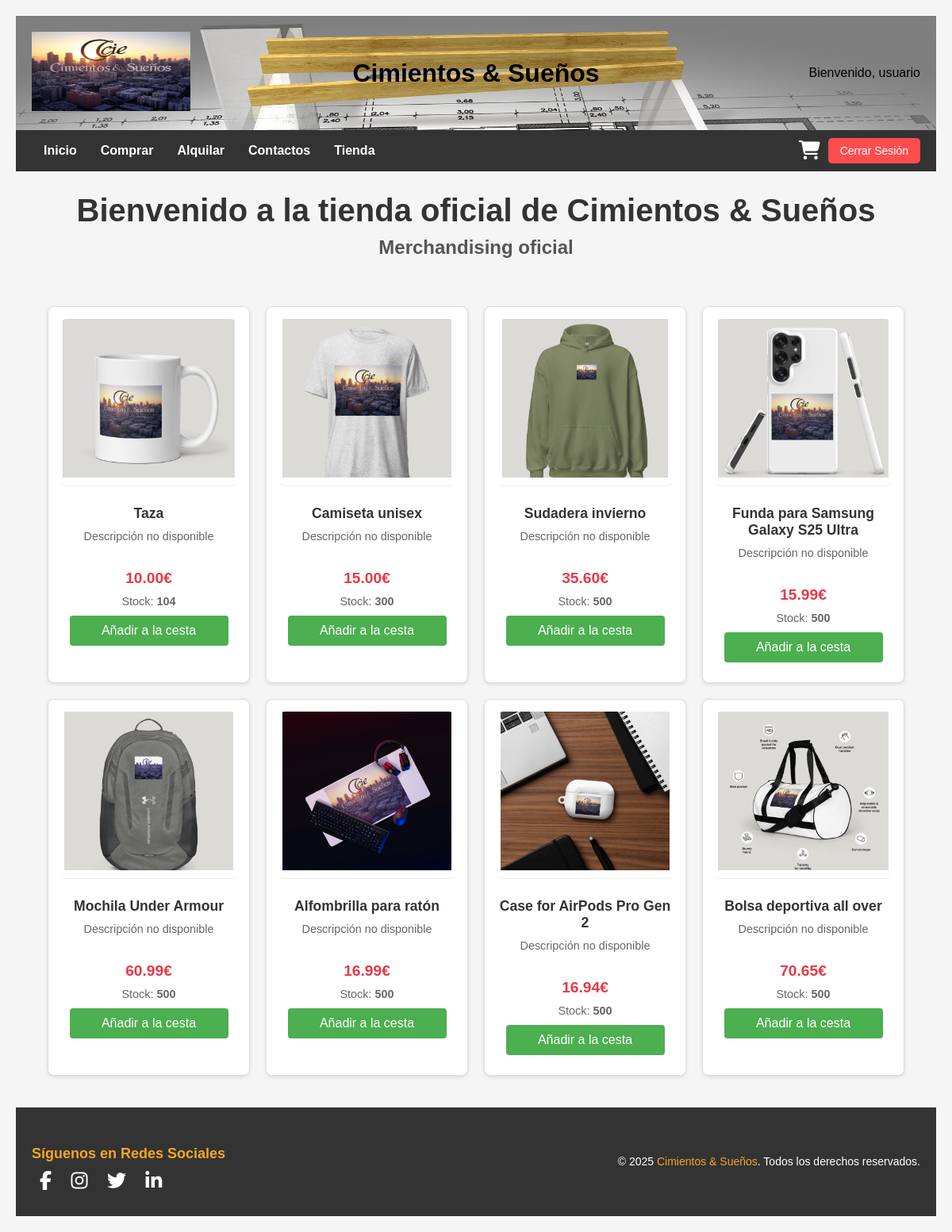
Screenshot of /tienda.php (signed in) with the database file from the repository.
### tables this page shows
CREATE TABLE IF NOT EXISTS `productos` (
  `id` int NOT NULL AUTO_INCREMENT,
  `nombre` varchar(255) NOT NULL,
  `foto` varchar(255) NOT NULL,
  `stock` int NOT NULL,
  `precio` decimal(10,2) DEFAULT NULL,
  `description` varchar(255) DEFAULT NULL,
  PRIMARY KEY (`id`)
);

### tienda.php (called while the page is built, shortened)
<?php
include "cabezera.php";
include "menu_tienda.php";
include "cont_tienda.php";
include "pie.php";
?>

### cont_tienda.php (the view, shortened to what this page needs)
<?php
include 'conexion.php';
$query = "SELECT * FROM productos";
$result = mysqli_query($conexion, $query);
?>
<!DOCTYPE html>
<html lang="es">
<head>
    <link rel="stylesheet" href="css/styles_tienda.css">
    <link rel="stylesheet" href="css/tienda.css">
</head>
<body>
<h1 class="welcome_to_shop">Bienvenido a la tienda oficial de Cimientos & Sueños</h1>
<h2>Merchandising oficial</h2>
<div class="shop-container">
    <div class="products-grid">
        <?php while ($producto = mysqli_fetch_assoc($result)):
            $stockClass = ($producto['stock'] < 10) ? 'stock-low' : '';
        ?>
            <div class="product-card">
                <img src="<?php echo htmlspecialchars($producto['foto']); ?>" alt="<?php echo htmlspecialchars($producto['nombre']); ?>" class="product-image">
                <h2 class="product-name"><?php echo htmlspecialchars($producto['nombre']); ?></h2>
                <p class="product-description"><?php echo htmlspecialchars($producto['descripcion'] ?? 'Descripción no disponible'); ?></p>
                <p class="product-price"><?php echo number_format($producto['precio'], 2); ?>€</p>
                <p class="product-stock">Stock: <span class="stock-count <?php echo $stockClass; ?>"><?php echo htmlspecialchars($producto['stock']); ?></span></p>
                <button class="buy-button"
                        onclick="addToCart(<?php echo $producto['id']; ?>, '<?php echo htmlspecialchars($producto['nombre']); ?>', <?php echo $producto['precio']; ?>)"
                        <?php echo ($producto['stock'] <= 0) ? 'disabled' : ''; ?>>
                    <?php echo ($producto['stock'] <= 0) ? 'Agotado' : 'Añadir a la cesta'; ?>
                </button>
            </div>
        <?php endwhile; ?>
    </div>
</div>
</body>
</html>

### no util de momento/styles_tienda.css (style rules this page uses)
h1, h2 { text-align: center; }
.shop-container { max-width: 1200px; margin: 0 auto; padding: 20px; }
.welcome_to_shop { font-family: 'NaturalCoffee', sans-serif; font-size: 2.5rem; text-align: center; margin-bottom: 40px; }
.products-grid { display: grid; grid-template-columns: repeat(auto-fit, minmax(250px, 1fr)); gap: 20px; }
.product-card { background-color: #fff; border: 1px solid #ddd; border-radius: 8px; padding: 15px; text-align: center; transition: box-shadow 0.3s ease; }
.product-image { max-width: 100%; height: 200px; object-fit: cover; border-radius: 8px; margin-bottom: 10px; }
.product-name { font-family: 'NaturalCoffee', sans-serif; font-size: 1.5rem; margin: 10px 0; color: #333; }
.product-description { font-size: 1rem; color: #666; margin: 10px 0; min-height: 60px; }
.product-price { font-size: 1.2rem; font-weight: bold; color: #2e7d32; margin: 10px 0; }
.product-stock { font-size: 1rem; color: #333; margin: 10px 0; }
.stock-count { font-weight: bold; }
.buy-button { background-color: #1976d2; color: #fff; border: none; padding: 10px 20px; border-radius: 5px; font-size: 1rem; cursor: pointer; transition: background-color 0.3s ease; width: 100%; max-width: 200px; margin: 10px auto; display: block; }

### css/tienda.css (style rules this page uses)
body { font-family: Arial, sans-serif; margin: 0; padding: 20px; background-color: #f5f5f5; }
.welcome_to_shop { text-align: center; color: #333; margin-bottom: 10px; }
h2 { text-align: center; color: #555; margin-top: 0; }
.shop-container { max-width: 1200px; margin: 0 auto; }
.products-grid { display: grid; grid-template-columns: repeat(auto-fill, minmax(250px, 1fr)); gap: 20px; padding: 20px; }
.product-card { background: white; border-radius: 8px; padding: 15px; box-shadow: 0 2px 5px rgba(0,0,0,0.1); transition: transform 0.3s ease; }
.product-image { width: 100%; height: 200px; object-fit: contain; border-bottom: 1px solid #eee; padding-bottom: 10px; margin-bottom: 10px; }
.product-name { font-size: 1.1rem; margin: 10px 0; color: #333; }
.product-description { color: #666; font-size: 0.9rem; margin: 10px 0; min-height: 40px; }
.product-price { font-weight: bold; color: #e63946; font-size: 1.2rem; margin: 10px 0; }
.product-stock { color: #666; font-size: 0.9rem; }
.buy-button { width: 100%; padding: 10px; background-color: #4CAF50; color: white; border: none; border-radius: 4px; cursor: pointer; font-size: 1rem; margin-top: 10px; transition: background-color 0.3s; }

### rows the page displays
productos: foto (picture), nombre "Taza", descripcion "Descripción no disponible", precio "10.00", stock "104", shows "Añadir a la cesta"
productos: foto (picture), nombre "Camiseta unisex", descripcion "Descripción no disponible", precio "15.00", stock "300", shows "Añadir a la cesta"
productos: foto (picture), nombre "Sudadera invierno", descripcion "Descripción no disponible", precio "35.60", stock "500", shows "Añadir a la cesta"
productos: foto (picture), nombre "Funda para Samsung Galaxy S25 Ultra", descripcion "Descripción no disponible", precio "15.99", stock "500", shows "Añadir a la cesta"
productos: foto (picture), nombre "Mochila Under Armour", descripcion "Descripción no disponible", precio "60.99", stock "500", shows "Añadir a la cesta"
productos: foto (picture), nombre "Alfombrilla para ratón", descripcion "Descripción no disponible", precio "16.99", stock "500", shows "Añadir a la cesta"
productos: foto (picture), nombre "Case for AirPods Pro Gen 2", descripcion "Descripción no disponible", precio "16.94", stock "500", shows "Añadir a la cesta"
productos: foto (picture), nombre "Bolsa deportiva all over", descripcion "Descripción no disponible", precio "70.65", stock "500", shows "Añadir a la cesta"

### other values shown
$nombre "usuario"
